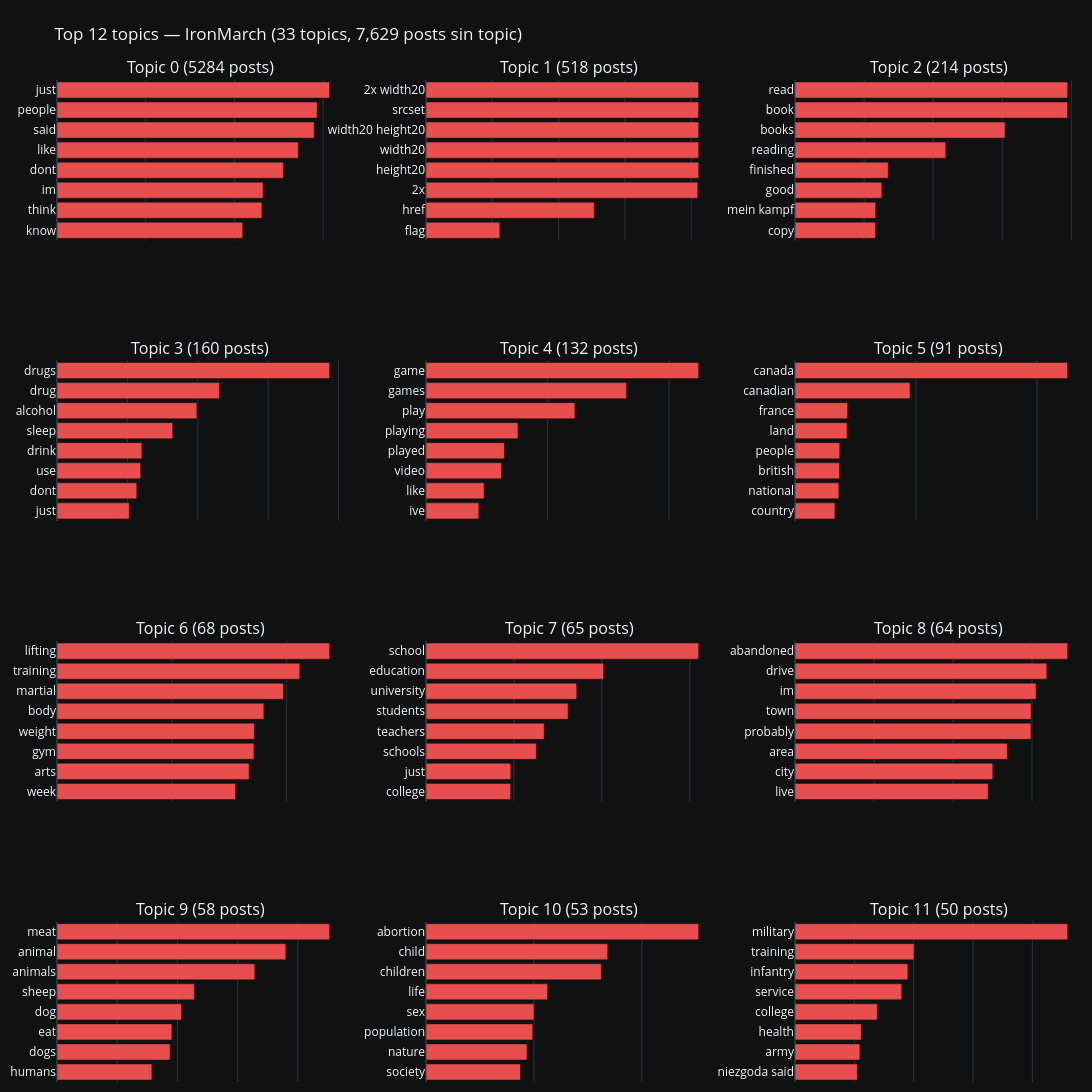

The code cell stored with this chart in its notebook:
### Code cell
# Inspeccionar top topics — barchart interactivo de keywords por topic
import plotly.graph_objects as go
from plotly.subplots import make_subplots

topic_info = topic_model.get_topics()
valid_topics = {t: words for t, words in topic_info.items() if t != -1}

# Mostrar top N topics por volumen
topic_sizes = {t: topics.count(t) for t in valid_topics}
top_topic_ids = sorted(topic_sizes, key=topic_sizes.get, reverse=True)[:12]

n_cols = 3
n_rows = (len(top_topic_ids) + n_cols - 1) // n_cols
fig = make_subplots(
    rows=n_rows, cols=n_cols,
    subplot_titles=[f'Topic {t} ({topic_sizes[t]} posts)' for t in top_topic_ids],
    vertical_spacing=0.12, horizontal_spacing=0.08,
)

for idx, t in enumerate(top_topic_ids):
    row = idx // n_cols + 1
    col = idx % n_cols + 1
    words = [w for w, _ in valid_topics[t][:8]]
    scores = [s for _, s in valid_topics[t][:8]]
    fig.add_trace(
        go.Bar(
            x=scores[::-1], y=words[::-1],
            orientation='h',
            marker_color='#E94E4E',
            showlegend=False,
        ),
        row=row, col=col,
    )
    fig.update_xaxes(showticklabels=False, row=row, col=col)

fig.update_layout(
    title=f'Top 12 topics — IronMarch ({n_topics} topics, {topics.count(-1):,} posts sin topic)',
    template='plotly_dark',
    height=280 * n_rows, width=1100,
    margin=dict(l=10, r=10, t=80, b=10),
)
fig.show()

### Figure 1 — Plotly figure (JSON) as saved in the notebook; plotly's stock layout.template omitted (floating-point values rounded to 4 significant figures)
{"data": [{"marker": {"color": "#E94E4E"}, "orientation": "h", "showlegend": false, "type": "bar", "x": [0.01047, 0.01155, 0.01162, 0.01276, 0.0136, 0.01449, 0.01467, 0.01537], "xaxis": "x", "y": ["know", "think", "im", "dont", "like", "said", "people", "just"], "yaxis": "y"}, {"marker": {"color": "#E94E4E"}, "orientation": "h", "showlegend": false, "type": "bar", "x": [0.02227, 0.05077, 0.08198, 0.08226, 0.08226, 0.08226, 0.08226, 0.08226], "xaxis": "x2", "y": ["flag", "href", "2x", "height20", "width20", "width20 height20", "srcset", "2x width20"], "yaxis": "y2"}, {"marker": {"color": "#E94E4E"}, "orientation": "h", "showlegend": false, "type": "bar", "x": [0.02332, 0.02336, 0.02514, 0.027, 0.04365, 0.0608, 0.07891, 0.07893], "xaxis": "x3", "y": ["copy", "mein kampf", "good", "finished", "reading", "books", "book", "read"], "yaxis": "y3"}, {"marker": {"color": "#E94E4E"}, "orientation": "h", "showlegend": false, "type": "bar", "x": [0.02053, 0.02266, 0.02376, 0.02411, 0.03288, 0.03974, 0.04614, 0.07746], "xaxis": "x4", "y": ["just", "dont", "use", "drink", "sleep", "alcohol", "drug", "drugs"], "yaxis": "y4"}, {"marker": {"color": "#E94E4E"}, "orientation": "h", "showlegend": false, "type": "bar", "x": [0.0217, 0.02388, 0.03107, 0.03228, 0.03782, 0.06123, 0.08245, 0.1122], "xaxis": "x5", "y": ["ive", "like", "video", "played", "playing", "play", "games", "game"], "yaxis": "y5"}, {"marker": {"color": "#E94E4E"}, "orientation": "h", "showlegend": false, "type": "bar", "x": [0.0165, 0.01811, 0.01839, 0.01849, 0.02153, 0.02174, 0.04756, 0.1127], "xaxis": "x6", "y": ["country", "national", "british", "people", "land", "france", "canadian", "canada"], "yaxis": "y6"}, {"marker": {"color": "#E94E4E"}, "orientation": "h", "showlegend": false, "type": "bar", "x": [0.03113, 0.03348, 0.03433, 0.03442, 0.03606, 0.03949, 0.04232, 0.04754], "xaxis": "x7", "y": ["week", "arts", "gym", "weight", "body", "martial", "training", "lifting"], "yaxis": "y7"}, {"marker": {"color": "#E94E4E"}, "orientation": "h", "showlegend": false, "type": "bar", "x": [0.01924, 0.01926, 0.02509, 0.02687, 0.0323, 0.03427, 0.04037, 0.06199], "xaxis": "x8", "y": ["college", "just", "schools", "teachers", "students", "university", "education", "school"], "yaxis": "y8"}, {"marker": {"color": "#E94E4E"}, "orientation": "h", "showlegend": false, "type": "bar", "x": [0.02445, 0.02504, 0.02689, 0.02987, 0.02989, 0.03052, 0.03187, 0.03452], "xaxis": "x9", "y": ["live", "city", "area", "probably", "town", "im", "drive", "abandoned"], "yaxis": "y9"}, {"marker": {"color": "#E94E4E"}, "orientation": "h", "showlegend": false, "type": "bar", "x": [0.0315, 0.03758, 0.03816, 0.04135, 0.04563, 0.06568, 0.07598, 0.09054], "xaxis": "x10", "y": ["humans", "dogs", "eat", "dog", "sheep", "animals", "animal", "meat"], "yaxis": "y10"}, {"marker": {"color": "#E94E4E"}, "orientation": "h", "showlegend": false, "type": "bar", "x": [0.01751, 0.01872, 0.01978, 0.02002, 0.02255, 0.03249, 0.03367, 0.05053], "xaxis": "x11", "y": ["society", "nature", "population", "sex", "life", "children", "child", "abortion"], "yaxis": "y11"}, {"marker": {"color": "#E94E4E"}, "orientation": "h", "showlegend": false, "type": "bar", "x": [0.02102, 0.02187, 0.02235, 0.02777, 0.03595, 0.03803, 0.04011, 0.09189], "xaxis": "x12", "y": ["niezgoda said", "army", "health", "college", "service", "infantry", "training", "military"], "yaxis": "y12"}], "layout": {"annotations": [{"font": {"size": 16}, "showarrow": false, "text": "Topic 0 (5284 posts)", "x": 0.14, "xanchor": "center", "xref": "paper", "y": 1.0, "yanchor": "bottom", "yref": "paper"}, {"font": {"size": 16}, "showarrow": false, "text": "Topic 1 (518 posts)", "x": 0.5, "xanchor": "center", "xref": "paper", "y": 1.0, "yanchor": "bottom", "yref": "paper"}, {"font": {"size": 16}, "showarrow": false, "text": "Topic 2 (214 posts)", "x": 0.86, "xanchor": "center", "xref": "paper", "y": 1.0, "yanchor": "bottom", "yref": "paper"}, {"font": {"size": 16}, "showarrow": false, "text": "Topic 3 (160 posts)", "x": 0.14, "xanchor": "center", "xref": "paper", "y": 0.72, "yanchor": "bottom", "yref": "paper"}, {"font": {"size": 16}, "showarrow": false, "text": "Topic 4 (132 posts)", "x": 0.5, "xanchor": "center", "xref": "paper", "y": 0.72, "yanchor": "bottom", "yref": "paper"}, {"font": {"size": 16}, "showarrow": false, "text": "Topic 5 (91 posts)", "x": 0.86, "xanchor": "center", "xref": "paper", "y": 0.72, "yanchor": "bottom", "yref": "paper"}, {"font": {"size": 16}, "showarrow": false, "text": "Topic 6 (68 posts)", "x": 0.14, "xanchor": "center", "xref": "paper", "y": 0.44, "yanchor": "bottom", "yref": "paper"}, {"font": {"size": 16}, "showarrow": false, "text": "Topic 7 (65 posts)", "x": 0.5, "xanchor": "center", "xref": "paper", "y": 0.44, "yanchor": "bottom", "yref": "paper"}, {"font": {"size": 16}, "showarrow": false, "text": "Topic 8 (64 posts)", "x": 0.86, "xanchor": "center", "xref": "paper", "y": 0.44, "yanchor": "bottom", "yref": "paper"}, {"font": {"size": 16}, "showarrow": false, "text": "Topic 9 (58 posts)", "x": 0.14, "xanchor": "center", "xref": "paper", "y": 0.16, "yanchor": "bottom", "yref": "paper"}, {"font": {"size": 16}, "showarrow": false, "text": "Topic 10 (53 posts)", "x": 0.5, "xanchor": "center", "xref": "paper", "y": 0.16, "yanchor": "bottom", "yref": "paper"}, {"font": {"size": 16}, "showarrow": false, "text": "Topic 11 (50 posts)", "x": 0.86, "xanchor": "center", "xref": "paper", "y": 0.16, "yanchor": "bottom", "yref": "paper"}], "height": 1120, "margin": {"b": 10, "l": 10, "r": 10, "t": 80}, "title": {"text": "Top 12 topics — IronMarch (33 topics, 7,629 posts sin topic)"}, "width": 1100, "xaxis": {"anchor": "y", "domain": [0.0, 0.28], "showticklabels": false}, "xaxis10": {"anchor": "y10", "domain": [0.0, 0.28], "showticklabels": false}, "xaxis11": {"anchor": "y11", "domain": [0.36, 0.64], "showticklabels": false}, "xaxis12": {"anchor": "y12", "domain": [0.72, 1.0], "showticklabels": false}, "xaxis2": {"anchor": "y2", "domain": [0.36, 0.64], "showticklabels": false}, "xaxis3": {"anchor": "y3", "domain": [0.72, 1.0], "showticklabels": false}, "xaxis4": {"anchor": "y4", "domain": [0.0, 0.28], "showticklabels": false}, "xaxis5": {"anchor": "y5", "domain": [0.36, 0.64], "showticklabels": false}, "xaxis6": {"anchor": "y6", "domain": [0.72, 1.0], "showticklabels": false}, "xaxis7": {"anchor": "y7", "domain": [0.0, 0.28], "showticklabels": false}, "xaxis8": {"anchor": "y8", "domain": [0.36, 0.64], "showticklabels": false}, "xaxis9": {"anchor": "y9", "domain": [0.72, 1.0], "showticklabels": false}, "yaxis": {"anchor": "x", "domain": [0.84, 1.0]}, "yaxis10": {"anchor": "x10", "domain": [0.0, 0.16]}, "yaxis11": {"anchor": "x11", "domain": [0.0, 0.16]}, "yaxis12": {"anchor": "x12", "domain": [0.0, 0.16]}, "yaxis2": {"anchor": "x2", "domain": [0.84, 1.0]}, "yaxis3": {"anchor": "x3", "domain": [0.84, 1.0]}, "yaxis4": {"anchor": "x4", "domain": [0.56, 0.72]}, "yaxis5": {"anchor": "x5", "domain": [0.56, 0.72]}, "yaxis6": {"anchor": "x6", "domain": [0.56, 0.72]}, "yaxis7": {"anchor": "x7", "domain": [0.28, 0.44]}, "yaxis8": {"anchor": "x8", "domain": [0.28, 0.44]}, "yaxis9": {"anchor": "x9", "domain": [0.28, 0.44]}}}
